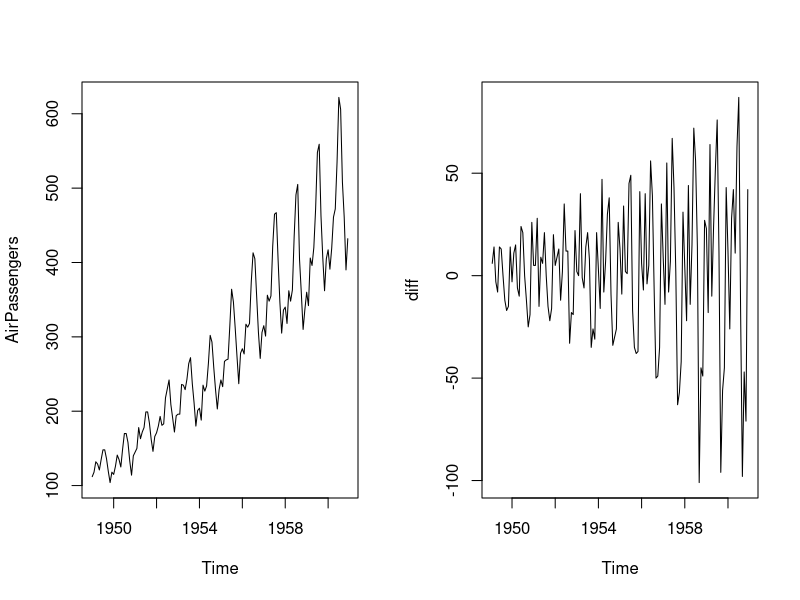
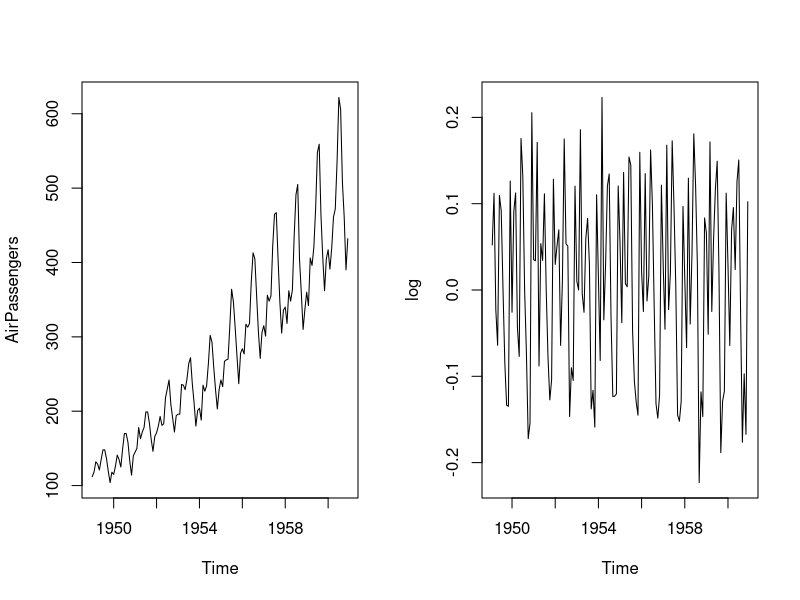
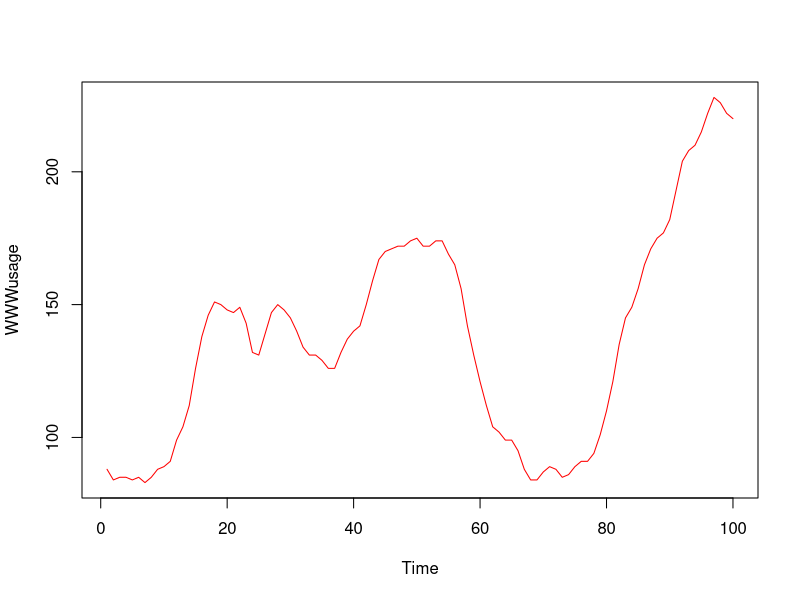
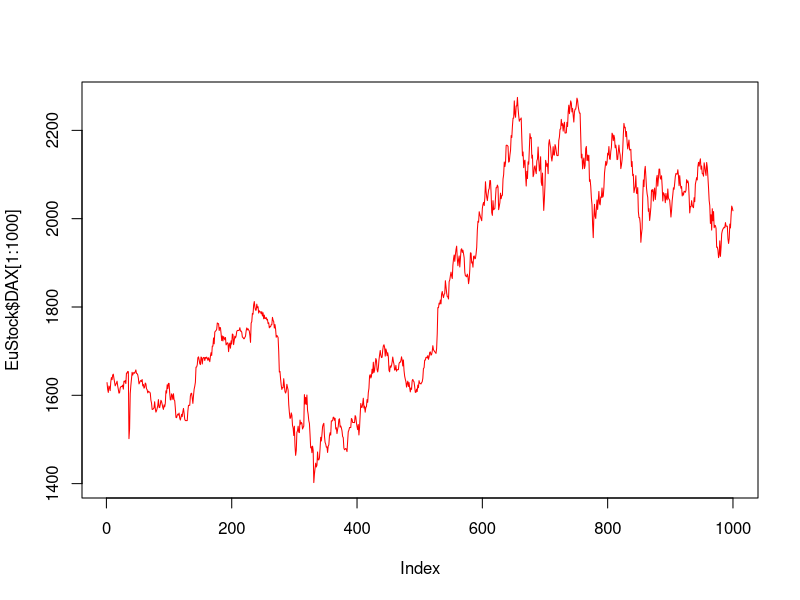
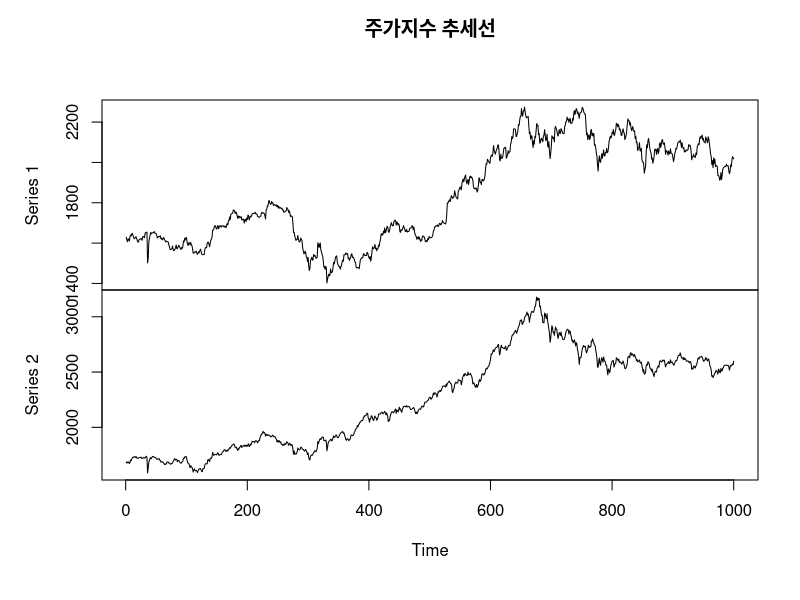
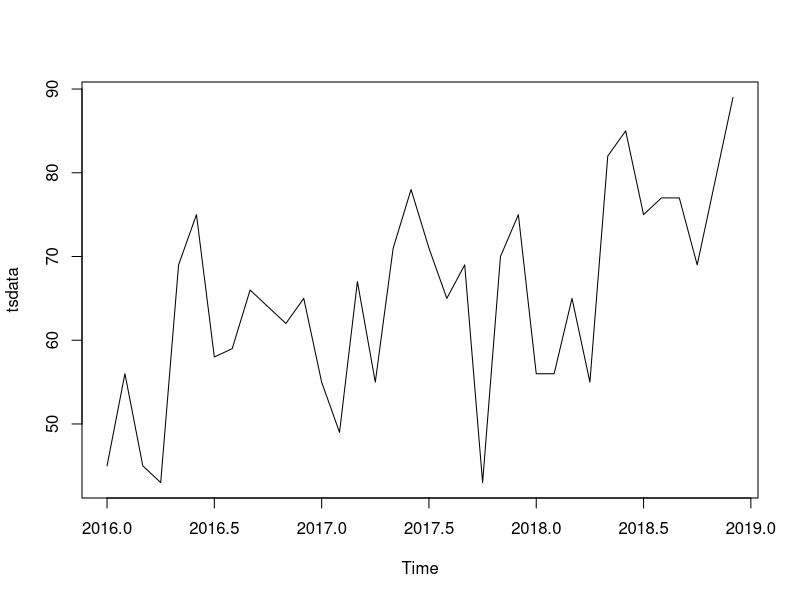
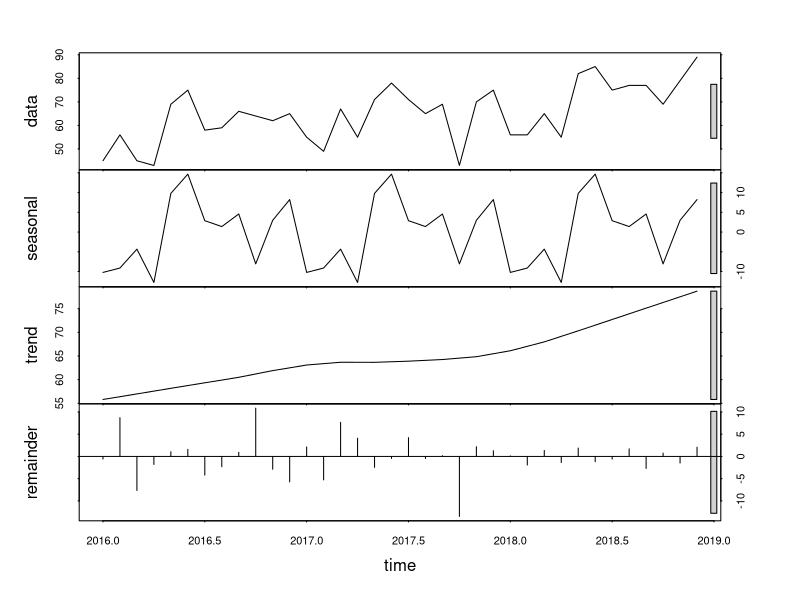
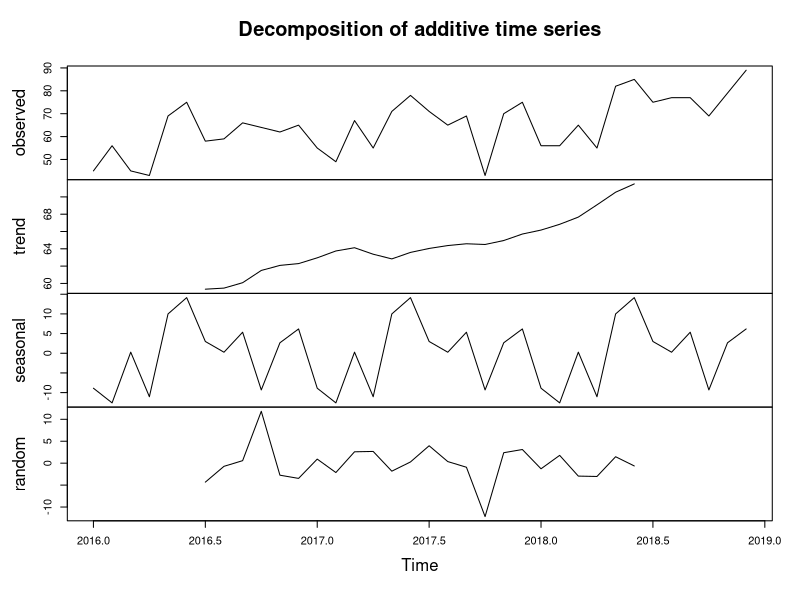

These charts were generated, in order, by the following R code:
## ---- chunk 1
data(AirPassengers)
## ---- chunk 2
par(mfrow = c(1, 2))
ts.plot(AirPassengers)
diff <- diff(AirPassengers)
plot(diff)
## ---- chunk 3
par(mfrow = c(1, 2))
plot(AirPassengers)
log <- diff(log(AirPassengers))
plot(log)
## ---- chunk 4
data("WWWusage")
str(WWWusage)
## ---- chunk 5
WWWusage
## ---- chunk 6
X11()
ts.plot(WWWusage, type = "l", col = "red")
## ---- chunk 7
data(EuStockMarkets)
head(EuStockMarkets)
## ---- chunk 8
EuStock <- data.frame(EuStockMarkets)
head(EuStock)
## ---- chunk 9
X11()
plot(EuStock$DAX[1:1000], type = "l", col = "red")
## ---- chunk 10
plot.ts(cbind(EuStock$DAX[1:1000], EuStock$SMI[1:1000]), main = "주가지수 추세선")
## ---- chunk 11
data <- c(45, 56, 45, 43, 69, 75, 58, 59, 66, 64, 62, 65, 
          55, 49, 67, 55, 71, 78, 71, 65, 69, 43, 70, 75, 
          56, 56, 65, 55, 82, 85, 75, 77, 77, 69, 79, 89)
length(data)

## ---- chunk 12
tsdata <- ts(data, start = c(2016, 1), frequency = 12)
tsdata
## ---- chunk 13
ts.plot(tsdata)
## ---- chunk 14
plot(stl(tsdata, "periodic"))
## ---- chunk 15
m <- decompose(tsdata)
attributes(m)
plot(m)
## ---- chunk 16
par(mfrow = c(1, 1))
plot(tsdata - m$seasonal)
## ---- chunk 17
plot(tsdata - m$trend)
plot(tsdata - m$seasonal - m$trend)
## ---- chunk 18
input <- c(3180, 3000, 3200, 3100, 3300, 3200, 
           3400, 3550, 3200, 3400, 3300, 3700)
length(input)
tsdata <- ts(input, start = c(2015, 2), frequency = 12)
tsdata
## ---- chunk 19
acf(na.omit(tsdata), main ="자기상관함수", col = "red")
## ---- chunk 20
pacf(na.omit(tsdata), main = "부분 자기 상관 함수", col = "red")
## ---- chunk 21
input <- c(3180, 3000, 3200, 3100, 3300, 3200, 
           3400, 3550, 3200, 3400, 3300, 3700)
input
## ---- chunk 22
plot(tsdata, type = "l", col = "red")
## ---- chunk 23
acf(na.omit(tsdata), main = "자기 상환함수", col = "red")
## ---- chunk 24
plot(diff(tsdata, differences = 1))
## ---- chunk 25
data <- c(45, 56, 45, 43, 69, 75, 58, 59, 66, 64, 62, 65, 
          55, 49, 67, 55, 71, 78, 71, 65, 69, 43, 70, 75, 
          56, 56, 65, 55, 82, 85, 75, 77, 77, 69, 79, 89)
length(data)
tsdata <- ts(data, start = c(2016, 1), frequency = 12)
tsdata
## ---- chunk 26
library(TTR)
## ---- chunk 27
par(mfrow = c(2, 2))
plot(tsdata, main = "원 시계열 자료")
plot(SMA(tsdata, n = 1), main = "1년 단위 이동평균법으로 평활")
plot(SMA(tsdata, n = 2), main = "2년 단위 이동평균법으로 평활")
plot(SMA(tsdata, n = 3), main = "3년 단위 이동평균법으로 평활")
## ---- chunk 28
input <- c(3180, 3000, 3200, 3100, 3300, 3200, 
           3400, 3550, 3200, 3400, 3300, 3700)
input
## ---- chunk 29
tsdata <- ts(input, start = c(2015, 2), frequency = 12)
tsdata
## ---- chunk 30
plot(tsdata, type = "l", col = "red")
## ---- chunk 31
par(mfrow = c(1, 2))
ts.plot(tsdata)
diff <- diff(tsdata)
plot(diff)
## ---- chunk 32
library(forecast)
arima <- auto.arima(tsdata)
arima
## ---- chunk 33
model <- arima(tsdata, order = c(1, 1, 0))
model
## ---- chunk 34
tsdiag(model)
## ---- chunk 35
Box.test(model$residuals, lag = 1, type = "Ljung")
## ---- chunk 36
fore <- forecast(model)
fore
par(mfrow = c(1, 2))
plot(fore)
model2 <- forecast(model, h = 6)
plot(model2)
## ---- chunk 37
data <- c(55, 56, 45, 43, 69, 75, 58, 59, 66, 64, 62, 65, 
          55, 49, 67, 55, 71, 78, 61, 65, 69, 53, 70, 75,  
          56, 56, 65, 55, 68, 80, 65, 67, 77, 69, 79, 82,
          57, 55, 63, 60, 68, 70, 58, 65, 70, 55, 65, 70)
length(data)
## ---- chunk 38
tsdata <- ts(data, start = c(2020, 1), frequency = 12)
tsdata
## ---- chunk 39
ts_feature <- stl(tsdata, s.window = "periodic")
plot(ts_feature)
## ---- chunk 40
par(mfrow = c(1, 2))
ts.plot(tsdata)
diff <- diff(tsdata)
plot(diff)
## ---- chunk 41
ts_model2 <- auto.arima(tsdata)
ts_model2
## ---- chunk 42
model <- arima(tsdata, c(0, 1, 1), seasonal = list(order = c(1, 1, 0)))
model
## ---- chunk 43
tsdiag(model)
## ---- chunk 44
Box.test(model$residuals, lag = 1, type = "Ljung")
## ---- chunk 45
par(mfrow = c(1, 2))
fore <- forecast(model, h = 24)
plot(fore)
fore2 <- forecast(model, h = 6)
plot(fore2)
